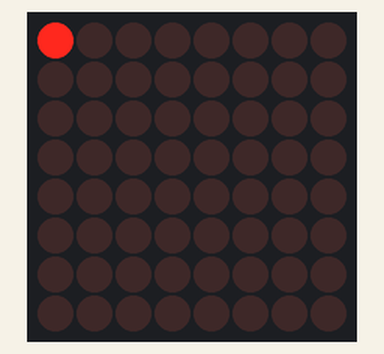
Recording of a sketch running on a simulated Arduino Uno, built with avr-gcc and run on an emulated ATmega328P. Parts: 8×8 LED matrix.

Above: at 0.1 s.
At 4.9 s:
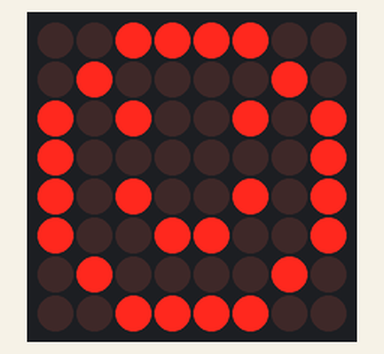
At 5.9 s:
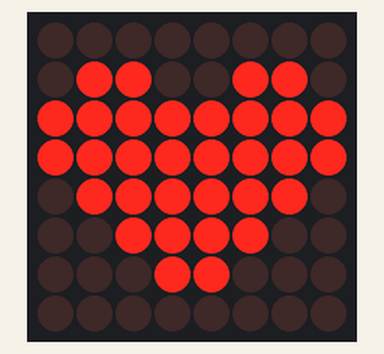

Measured:
- what the display in image 1 shows lasts 1.0 s, from 4.9 s to 5.9 s

The sketch:

MatrixDemo.ino
```cpp
#include <LedControl.h>

// Connect the module's IN side: DIN -> D12, CLK -> D11, CS -> D10.
// The last argument is the number of modules, not the device address.
LedControl matrix(12, 11, 10, 1);

const byte smile[8] = {
  B00111100,
  B01000010,
  B10100101,
  B10000001,
  B10100101,
  B10011001,
  B01000010,
  B00111100
};

const byte heart[8] = {
  B00000000,
  B01100110,
  B11111111,
  B11111111,
  B01111110,
  B00111100,
  B00011000,
  B00000000
};

void showPattern(const byte pattern[]) {
  for (int row = 0; row < 8; row++) {
    matrix.setRow(0, row, pattern[row]);
  }
}

void setup() {
  matrix.shutdown(0, false);  // Wake up the first module (address 0).
  matrix.setIntensity(0, 2); // Brightness: 0 (dim) through 15 (bright).
  matrix.clearDisplay(0);

  // Step 1: one pixel for one second.
  matrix.setLed(0, 0, 0, true);
  delay(1000);
  matrix.clearDisplay(0);

  // Step 2: visit all 64 pixels once to check the display and orientation.
  for (int row = 0; row < 8; row++) {
    for (int col = 0; col < 8; col++) {
      matrix.setLed(0, row, col, true);
      delay(60);
      matrix.setLed(0, row, col, false);
    }
  }
}

void loop() {
  // Step 3: switch between two frames, once per second.
  showPattern(smile);
  delay(1000);
  showPattern(heart);
  delay(1000);
}
```
